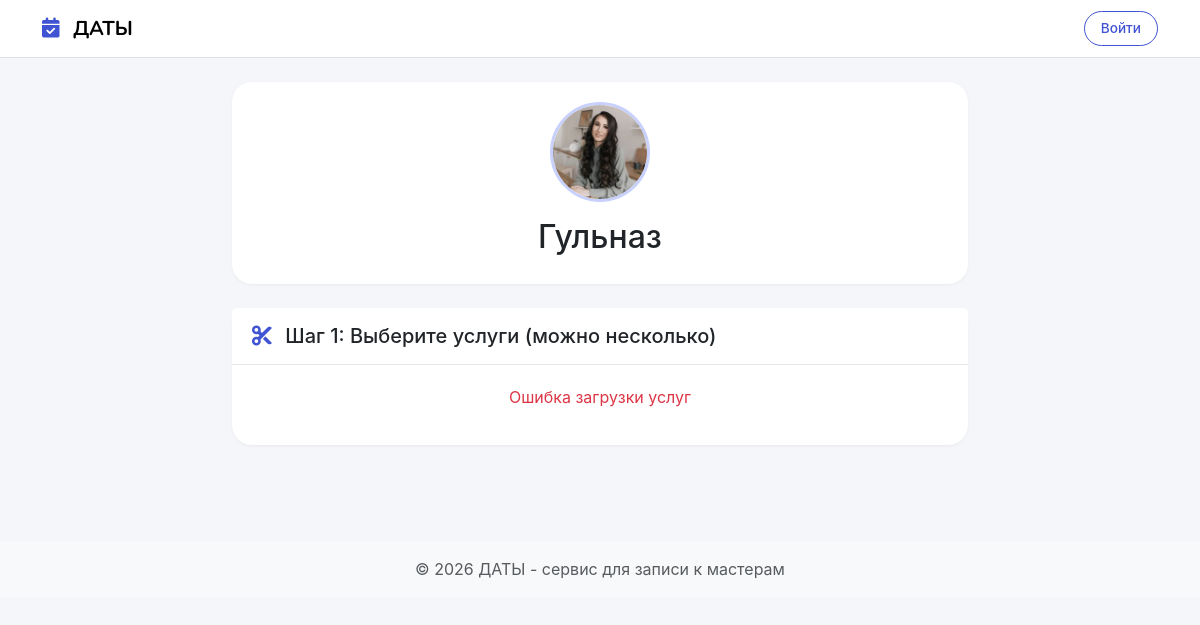
/id2/, run on the app's committed database.
### masters/models.py (models this page shows, shortened)
class Master(models.Model):
    user = models.OneToOneField(CustomUser, on_delete=models.CASCADE, verbose_name="Пользователь")
    phone = models.CharField(max_length=20, verbose_name="Телефон мастера")
    first_name = models.CharField(max_length=50, verbose_name="Имя", blank=True)
    last_name = models.CharField(max_length=50, verbose_name="Фамилия", blank=True)
    bio = models.TextField(verbose_name="О себе", blank=True)
    avatar = models.ImageField(upload_to='avatars/', null=True, blank=True, verbose_name="Аватар")
    login = models.CharField(
        max_length=50,
        unique=True,
        blank=True,
        null=True,
        verbose_name="Логин (для ссылки)",
        help_text="Оставьте пустым, чтобы ссылка была с ID"
    )
    address = models.CharField(
        max_length=255,
        blank=True,
        verbose_name="Адрес мастера",
        help_text="Где вы принимаете клиентов"
    )
    encryption_key = models.BinaryField(verbose_name="Ключ шифрования", null=True, blank=True, editable=False)
    created_at = models.DateTimeField(auto_now_add=True)
    updated_at = models.DateTimeField(auto_now=True)
    telegram_username = models.CharField(max_length=100, blank=True, null=True, verbose_name="Telegram @username")
    max_link = models.CharField(max_length=255, blank=True, null=True, verbose_name="Ссылка на профиль MAX")
    whatsapp_number = models.CharField(max_length=20, blank=True, null=True, verbose_name="Номер WhatsApp")
    class Meta:
        verbose_name = "Самозанятый мастер"
        verbose_name_plural = "Самозанятые мастера"
    @property
    def public_slug(self):
        if self.login:
            return self.login
        return f"id{self.id}"

### masters/views.py (the view)
# urls.py: path('id<int:master_id>/', views.master_by_id, name='master_by_id'),
def master_by_id(request, master_id):
    master = get_object_or_404(Master, id=master_id)
    services = Service.objects.filter(master=master, is_active=True)
    return render(request, 'masters/public/master_page.html', {
        'master': master,
        'services': services
    })

### masters/templates/masters/public/master_page.html (shortened to what this page needs)
{% extends 'masters/public/public_base.html' %}
{% load static %}
{% block content %}
<div class="row">
    <div class="col-lg-8 mx-auto">
        <div class="card mb-4 text-center">
            <div class="card-body">
                <div class="mb-3">
                    {% if master.avatar %}
                        <img src="{{ master.avatar.url }}" alt="{{ master.first_name }}"
                            style="width: 100px; height: 100px; border-radius: 50%; object-fit: cover; border: 3px solid var(--primary-light);">
                    {% else %}
                        <div class="avatar-placeholder-lg" style="width: 100px; height: 100px; border-radius: 50%; background: var(--primary-gradient); color: white; display: flex; align-items: center; justify-content: center; font-size: 2.5rem; margin: 0 auto;">
                            {{ master.first_name|first|default:'M'|upper }}
                        </div>
                    {% endif %}
                </div>
                <h2>{{ master.first_name }} {{ master.last_name }}</h2>
            </div>
        </div>
        <div id="booking-container">
            <div class="card mb-4" id="services-card">
                <div class="card-header bg-white">
                    <h5 class="mb-0">
                        <i class="fas fa-cut me-2" style="color: var(--primary);"></i>
                        Шаг 1: Выберите услуги (можно несколько)
                    </h5>
                </div>
                <div class="card-body">
                    <div id="services-list">
                    </div>
                </div>
            </div>
        </div>
    </div>
</div>
{% endblock %}

### data on the page
Master: avatar (picture), first_name "Гульназ"
